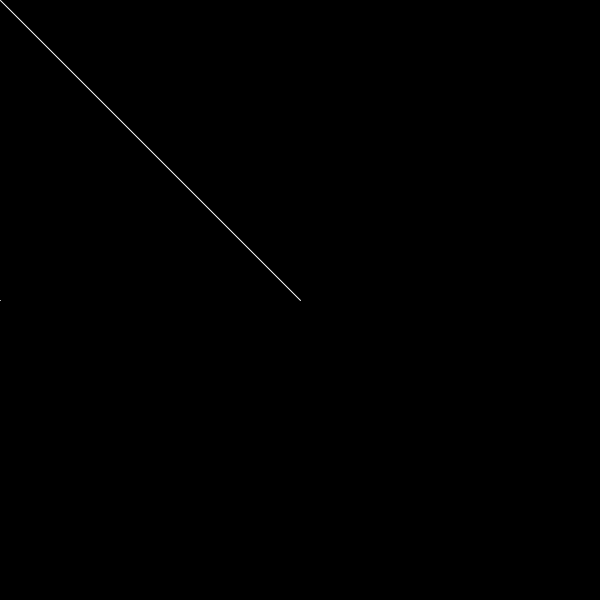
Frame 1 (no input)
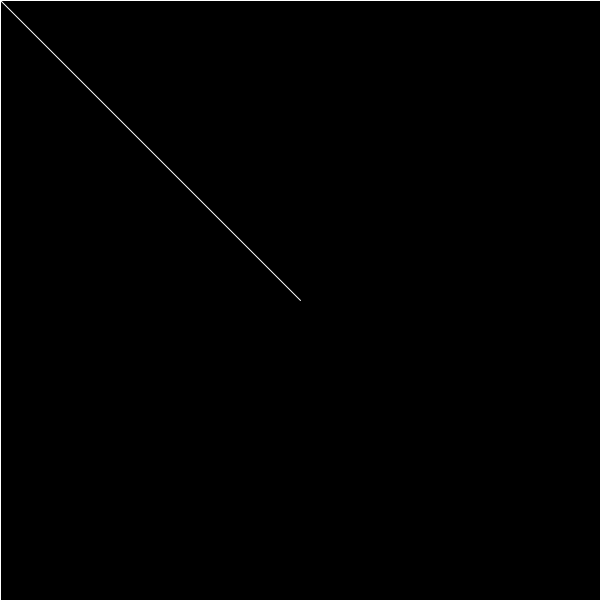
Frame 60 (the mouse pressed at the canvas centre just before this capture)
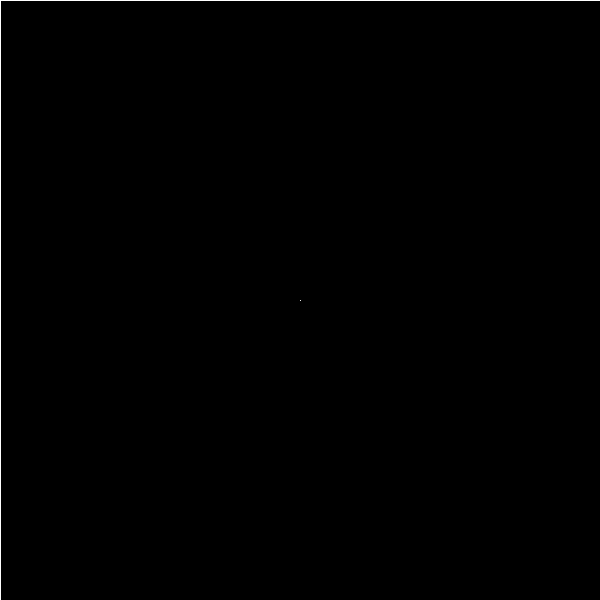
Frame 120 (the mouse held since frame 60 and released just before this capture)

The Processing sketch that drew these frames (run headless with seeded random() and noise(); from frame 60 on, the mouse is pressed at the canvas centre):

// Processing sketch: week_2_class_work
// ── week_2_class_work.pde
void setup (){
  size (600, 600);
  background (0);
}

void draw(){
  //line(x point1, y point1, x point2, y point2)
  background(0);
  
  //opacity fill makes a trail when drawing objects
  fill(0, 10);
  rect(0, 0, width, height);
  
  //stroke(random(0,255), random(0,255), random(0,255));
  stroke(255);
  line(mouseX, mouseY, width/2, height/2);
  
  line(mouseX, height/2, mouseY, width/2);
  
  println(mouseX);
  
  
}
